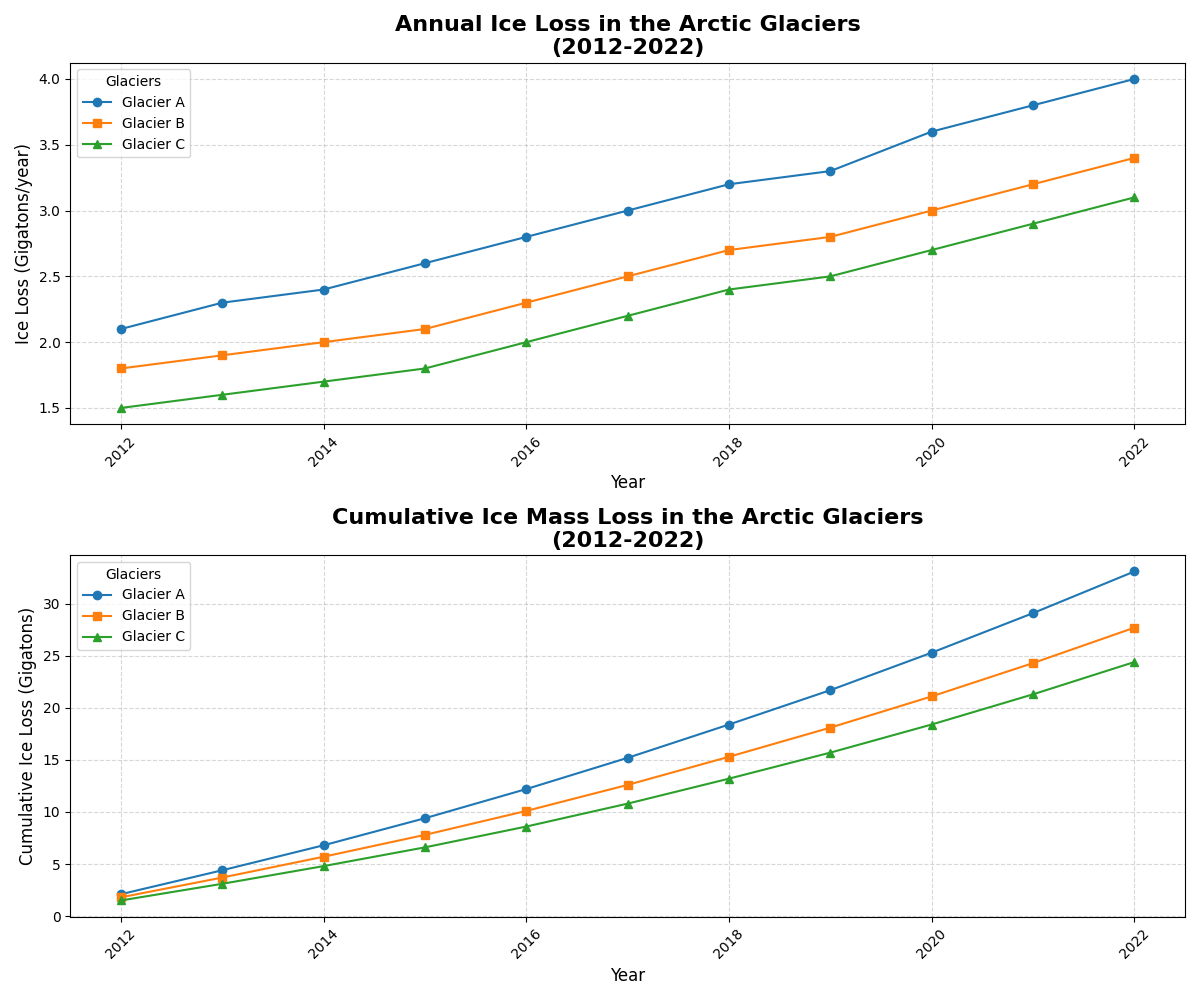

This chart was generated by the following Python code:
import matplotlib.pyplot as plt
import numpy as np

# Backstory:
# In 2023, a team of researchers are monitoring the melting rates of glaciers in the Arctic region.
# The researchers are particularly interested in three significant glaciers: Glaciers A, B, and C.
# Data has been collected over 10 years (2012-2022) to analyze melting trends and predict future changes.

# Define the years
years = np.arange(2012, 2023)

# Data for the three glaciers in gigatons of ice lost per year
glacier_a = np.array([2.1, 2.3, 2.4, 2.6, 2.8, 3.0, 3.2, 3.3, 3.6, 3.8, 4.0])
glacier_b = np.array([1.8, 1.9, 2.0, 2.1, 2.3, 2.5, 2.7, 2.8, 3.0, 3.2, 3.4])
glacier_c = np.array([1.5, 1.6, 1.7, 1.8, 2.0, 2.2, 2.4, 2.5, 2.7, 2.9, 3.1])

# Calculate the cumulative ice loss for each glacier
cumulative_a = np.cumsum(glacier_a)
cumulative_b = np.cumsum(glacier_b)
cumulative_c = np.cumsum(glacier_c)

# Set up the plot
fig, axs = plt.subplots(2, 1, figsize=(12, 10))

# Plot the annual ice loss
axs[0].plot(years, glacier_a, marker='o', label='Glacier A', color='#1f77b4')
axs[0].plot(years, glacier_b, marker='s', label='Glacier B', color='#ff7f0e')
axs[0].plot(years, glacier_c, marker='^', label='Glacier C', color='#2ca02c')
axs[0].set_title("Annual Ice Loss in the Arctic Glaciers\n(2012-2022)", fontsize=16, fontweight='bold')
axs[0].set_xlabel("Year", fontsize=12)
axs[0].set_ylabel("Ice Loss (Gigatons/year)", fontsize=12)
axs[0].legend(title='Glaciers', fontsize=10)
axs[0].grid(True, linestyle='--', alpha=0.5)
axs[0].tick_params(axis='x', rotation=45)

# Plot the cumulative ice loss
axs[1].plot(years, cumulative_a, marker='o', label='Glacier A', color='#1f77b4')
axs[1].plot(years, cumulative_b, marker='s', label='Glacier B', color='#ff7f0e')
axs[1].plot(years, cumulative_c, marker='^', label='Glacier C', color='#2ca02c')
axs[1].set_title("Cumulative Ice Mass Loss in the Arctic Glaciers\n(2012-2022)", fontsize=16, fontweight='bold')
axs[1].set_xlabel("Year", fontsize=12)
axs[1].set_ylabel("Cumulative Ice Loss (Gigatons)", fontsize=12)
axs[1].legend(title='Glaciers', fontsize=10)
axs[1].grid(True, linestyle='--', alpha=0.5)
axs[1].tick_params(axis='x', rotation=45)

# Automatically adjust layout
plt.tight_layout()

# Display the plots
plt.show()
